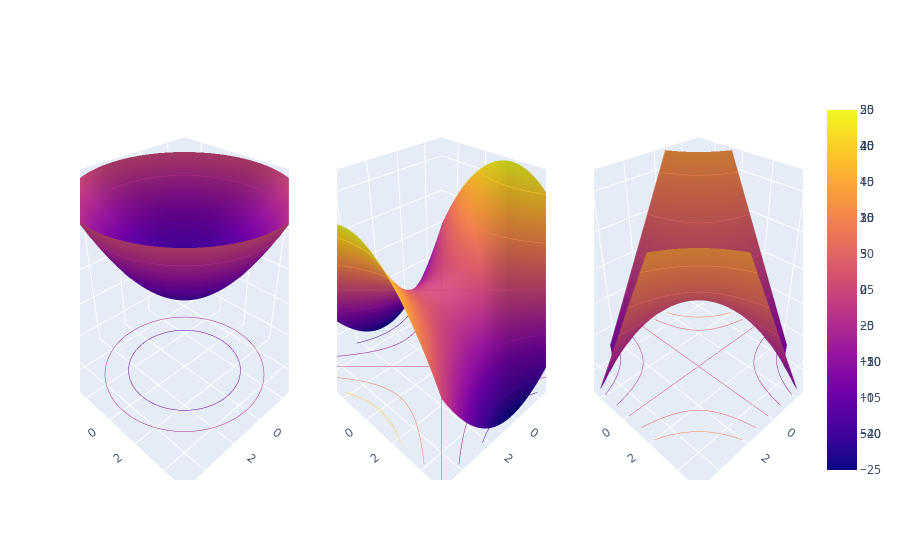

Here is the notebook cell this chart was saved with:
### Code cell
x=np.linspace(-5,5,100)
y=np.linspace(-5,5,100)

X,Y=np.meshgrid(x,y)
Z1=X**2+Y**2
Z2=X**2-Y**2
Z3=2*X*Y

# three figures side by side:

fig=make_subplots(rows=1,cols=3, specs=[[{'type':'surface'},{'type':'surface'},{'type':'surface'}]])
fig.add_trace(go.Surface(z=Z1,x=X,y=Y),row=1,col=1)
fig.add_trace(go.Surface(z=Z2,x=X,y=Y),row=1,col=2)
fig.add_trace(go.Surface(z=Z3,x=X,y=Y),row=1,col=3)
fig.update_layout(scene1_zaxis_range=[-25,25],scene2_zaxis_range=[-25,25],scene3_zaxis_range=[-25,25])
fig.update_traces(contours_z=dict(show=True,usecolormap=True,project_z=True))



fig.show()

### Figure 1 — Plotly figure (JSON) as saved in the notebook; plotly's stock layout.template omitted (floating-point values rounded to 4 significant figures; data arrays with more than 128 entries replaced by an {"elided": "..."} marker saying what was removed)
{"data": [{"contours": {"z": {"project": {"z": true}, "show": true, "usecolormap": true}}, "scene": "scene", "type": "surface", "x": {"elided": "100x100 float values"}, "y": {"elided": "100x100 float values"}, "z": {"elided": "100x100 float values"}}, {"contours": {"z": {"project": {"z": true}, "show": true, "usecolormap": true}}, "scene": "scene2", "type": "surface", "x": {"elided": "100x100 float values"}, "y": {"elided": "100x100 float values"}, "z": {"elided": "100x100 float values"}}, {"contours": {"z": {"project": {"z": true}, "show": true, "usecolormap": true}}, "scene": "scene3", "type": "surface", "x": {"elided": "100x100 float values"}, "y": {"elided": "100x100 float values"}, "z": {"elided": "100x100 float values"}}], "layout": {"scene": {"domain": {"x": [0, 0.2889], "y": [0, 1]}, "zaxis": {"range": [-25, 25]}}, "scene2": {"domain": {"x": [0.3556, 0.6444], "y": [0, 1]}, "zaxis": {"range": [-25, 25]}}, "scene3": {"domain": {"x": [0.7111, 1], "y": [0, 1]}, "zaxis": {"range": [-25, 25]}}}}
